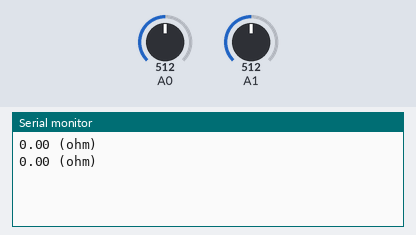
Simulated run of this sketch. Board: Arduino Uno, built with avr-gcc and run on an emulated ATmega328P. Parts: the last lines printed to the serial monitor. Inputs (shaded band) come from the test bench; at power-on: A1 = 512, A0 = 512.

Above: at 2.8 s.
2.9 s: A1 set to 0
At 4.4 s:
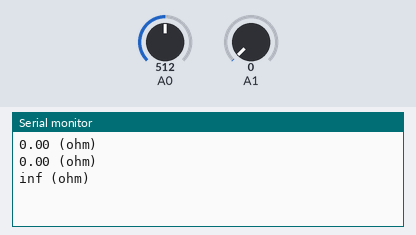
7.5 s: A0 set to 0
At 8.6 s:
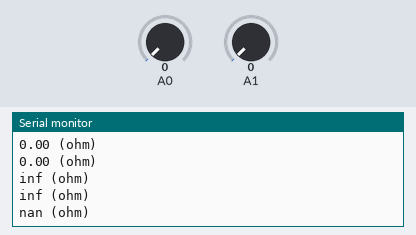
11.5 s: A1 set to 122
At 12.9 s:
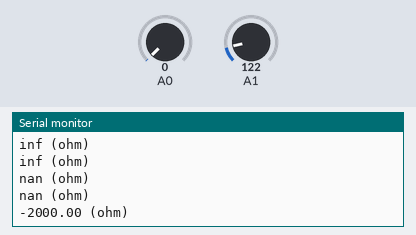
14.2 s: A0 set to 306
At 17.2 s:
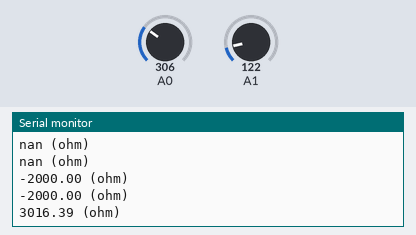
Timing chart, 0 to 17.9 s (numbered marks = the images above; inputs shaded):
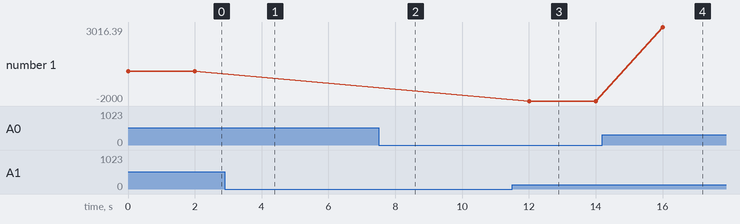

The sketch:

resistance.ino
```cpp
void setup() {
  // put your setup code here, to run once:
  Serial.begin(9600);

}

void loop() {
  // put your main code here, to run repeatedly:
  float ua = analogRead(A0) * 5 / 1024.;
  float ub = analogRead(A1) * 5 / 1024.;
  float current = ub / 2e3;
  float resistance = (ua - ub) / current;

  Serial.print(resistance);
  Serial.println(" (ohm)");
  Serial.println("");

  delay(2000);
}
```

Measured:
- after the input at 2.9 s, the serial monitor: prints a new line after 1.1 s (image 1)
- after the input at 7.5 s, the serial monitor: prints a new line after 0.50 s (image 2)
- after the input at 11.5 s, the serial monitor: prints a new line after 0.50 s (image 3)
- after the input at 14.2 s, the serial monitor: prints a new line after 1.8 s (image 4)
- plotted number 1: 0 → -2000 after the input at 11.5 s, -2000 → 3016.39 after the input at 14.2 s
